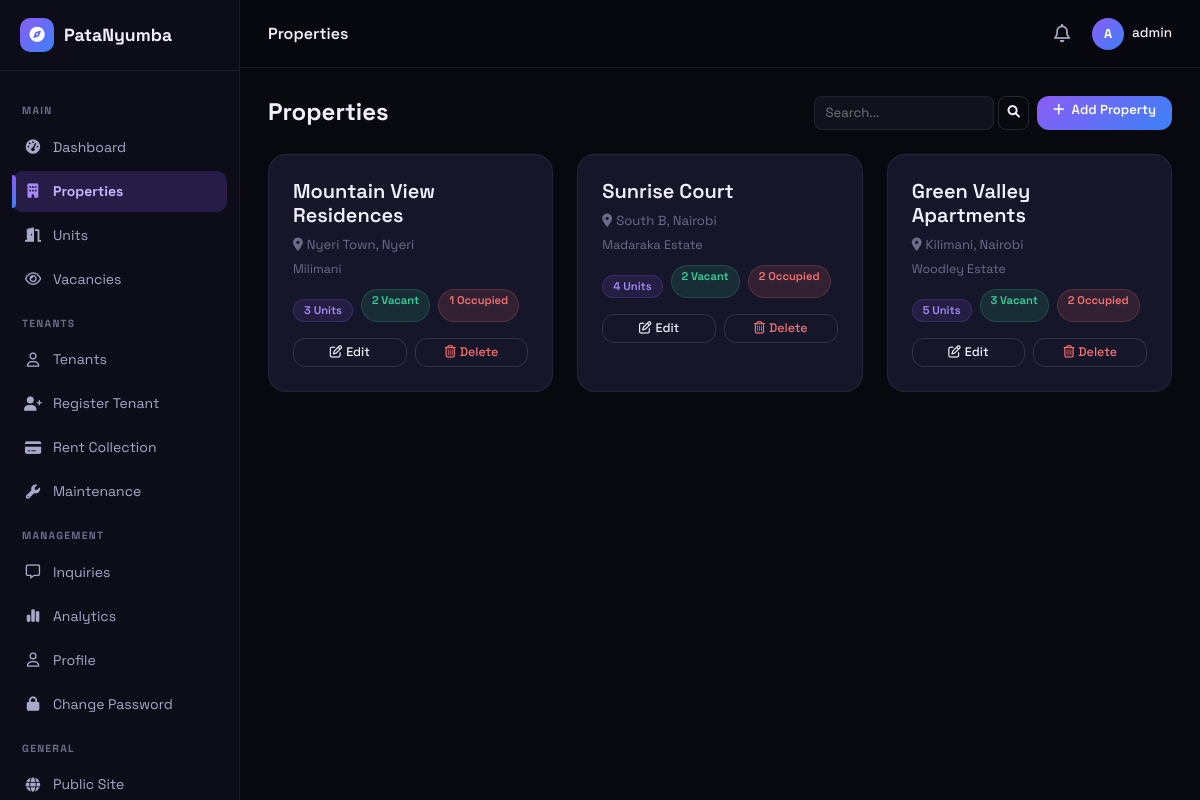
The app's page /properties/ (signed in), older data.
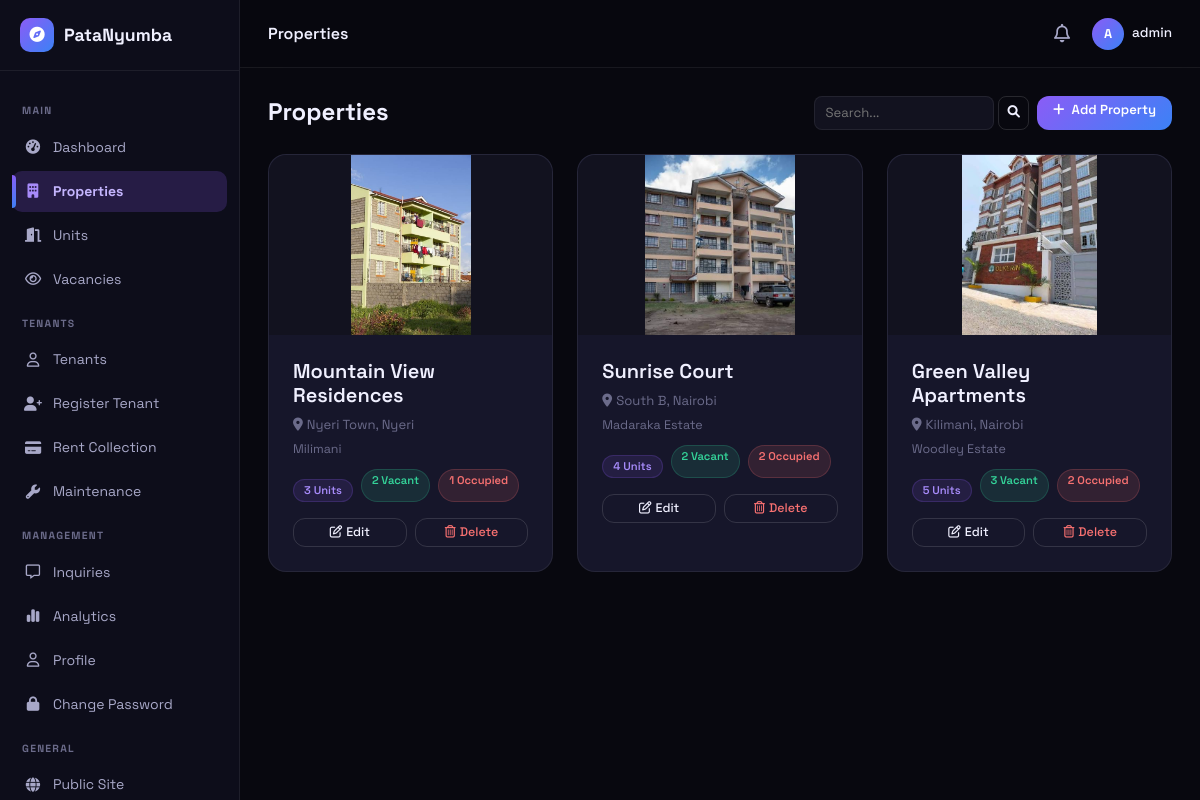
The same page, newer data.
### properties/models.py (models this page shows, shortened)
class Property(models.Model):
    owner = models.ForeignKey(User, on_delete=models.CASCADE, related_name='properties')
    name = models.CharField(max_length=200)
    description = models.TextField()
    county = models.CharField(max_length=100)
    town = models.CharField(max_length=100)
    estate = models.CharField(max_length=200, blank=True)
    address = models.CharField(max_length=255, blank=True)
    latitude = models.DecimalField(max_digits=9, decimal_places=6, null=True, blank=True)
    longitude = models.DecimalField(max_digits=9, decimal_places=6, null=True, blank=True)
    image = models.ImageField(upload_to='properties/', blank=True, null=True)
    created_at = models.DateTimeField(auto_now_add=True)
    updated_at = models.DateTimeField(auto_now=True)
    class Meta:
        verbose_name_plural = 'properties'
        ordering = ['-created_at']
    def total_units(self):
        return self.units.count()
    def vacant_units(self):
        return self.units.filter(status='vacant').count()
    def occupied_units(self):
        return self.units.filter(status='occupied').count()

### properties/views.py (the view)
# urls.py: path('', views.property_list, name='list'),
@login_required
def property_list(request):
    ok, resp = require_landlord_sub(request.user)
    if not ok:
        return resp
    qs = request.user.properties.all()
    q = request.GET.get('q', '').strip()
    if q:
        qs = qs.filter(name__icontains=q) | qs.filter(county__icontains=q) | qs.filter(town__icontains=q)
    page_obj = paginate(request, qs)
    return render(request, 'properties/list.html', {'properties': page_obj, 'q': q, 'active_tab': 'properties'})

### accounts/models.py (called while the page is built)
def require_landlord_sub(user):
    from django.shortcuts import redirect as redir
    if user.profile.role == 'landlord' and not landlord_has_active_sub(user):
        return False, redir('dashboard:overview')
    return True, None

### core/pagination.py (called while the page is built)
def paginate(request, queryset, per_page=15):
    page = request.GET.get('page', 1)
    paginator = Paginator(queryset, per_page)
    try:
        page_obj = paginator.page(page)
    except PageNotAnInteger:
        page_obj = paginator.page(1)
    except EmptyPage:
        page_obj = paginator.page(paginator.num_pages)
    return page_obj

### dashboard/context_processors.py (called while the page is built)
def unread_inquiries(request):
    if request.user.is_authenticated and request.user.profile.role == 'landlord':
        count = Inquiry.objects.filter(unit__property__owner=request.user, is_read=False).count()
        recent = Inquiry.objects.filter(unit__property__owner=request.user, is_read=False).select_related('unit', 'unit__property').order_by('-created_at')[:5]
        return {'unread_count': count, 'recent_inquiries': recent}
    return {'unread_count': 0, 'recent_inquiries': []}

### templates/properties/list.html (shortened to what this page needs)
{% extends 'dashboard/base_dashboard.html' %}
{% block db_title %}Properties{% endblock %}
{% block dashboard_content %}
<div class="d-flex justify-content-between align-items-center mb-4 flex-wrap gap-2">
    <h4 class="fw-bold mb-0">Properties</h4>
    <div class="d-flex gap-2">
        <form method="GET" style="display:flex;gap:4px">
            <input name="q" type="text" placeholder="Search..." value="{{ q }}" style="padding:6px 10px;border-radius:8px;border:1px solid var(--bd);background:var(--bg3);color:var(--tx);font-size:.82rem;width:180px">
            <button class="boc py-1 px-2" style="font-size:.78rem;border-radius:8px"><i class="fa-solid fa-search"></i></button>
        </form>
        <a href="{% url 'properties:create' %}" class="bgrd btn px-3 py-1" style="font-size:.82rem"><i class="fa-solid fa-plus me-1"></i> Add Property</a>
    </div>
</div>
{% if properties %}
<div class="row g-4">
    {% for p in properties %}
    <div class="col-md-6 col-lg-4">
        <div class="gc h-100">
            {% if p.image %}
            <img src="{{ p.image.url }}" alt="{{ p.name }}" style="height:180px;object-fit:contain;background:var(--bg3);border-radius:18px 18px 0 0;width:100%">
            {% endif %}
            <div class="p-4">
            <div class="d-flex justify-content-between align-items-start mb-2">
                <h5 class="fw-semibold mb-0" style="color:var(--tx)">{{ p.name }}</h5>
            </div>
            <p style="font-size:.82rem;color:var(--tx3);margin-bottom:6px"><i class="fa-solid fa-location-dot me-1"></i>{{ p.town }}, {{ p.county }}</p>
            {% if p.estate %}<p style="font-size:.78rem;color:var(--tx3);margin-bottom:10px">{{ p.estate }}</p>{% endif %}
            <div class="d-flex gap-2 mb-3">
                <span class="ftag">{{ p.total_units }} Unit{{ p.total_units|pluralize }}</span>
                <span class="badge-vacant">{{ p.vacant_units }} Vacant</span>
                <span class="badge-occupied">{{ p.occupied_units }} Occupied</span>
            </div>
            <div class="d-flex gap-2">
                <a href="{% url 'properties:update' p.pk %}" class="boc btn py-1 px-3" style="font-size:.78rem;flex:1"><i class="fa-regular fa-pen-to-square me-1"></i>Edit</a>
                    <a href="{% url 'properties:delete' p.pk %}" class="boc btn py-1 px-3" style="font-size:.78rem;flex:1;color:#f87171" onclick="return confirm('Delete this property and all its units?')"><i class="fa-regular fa-trash-can me-1"></i>Delete</a>
                </div>
            </div>
            </div>
        </div>
    {% endfor %}
</div>
{% endif %}
{% endblock %}

### templates/dashboard/base_dashboard.html (shortened to what this page needs)
<!DOCTYPE html>
<html lang="en" id="htmlRoot">
<head>
    <link href="/static/css/bootstrap.min.css" rel="stylesheet">
    <link href="/static/css/all.min.css" rel="stylesheet">
    <link href="/static/css/style.css" rel="stylesheet">
</head>
<body>
    <div class="db-sidebar" id="dbSidebar">
        <div class="db-logo">
            <div class="logo-i"><i class="fa-solid fa-compass"></i></div>
            <span>PataNyumba</span>
        </div>
        <div class="db-nav">
            <div class="db-nav-section">Main</div>
            <a href="{% url 'dashboard:overview' %}" class="db-nl {% if active_tab == 'overview' %}active{% endif %}"><i class="fa-solid fa-gauge-high"></i> Dashboard</a>
            <a href="{% url 'properties:list' %}" class="db-nl {% if active_tab == 'properties' %}active{% endif %}"><i class="fa-solid fa-building"></i> Properties</a>
            <a href="{% url 'units:list' %}" class="db-nl {% if active_tab == 'units' %}active{% endif %}"><i class="fa-solid fa-door-open"></i> Units</a>
            <a href="{% url 'units:vacancies' %}" class="db-nl {% if active_tab == 'vacancies' %}active{% endif %}"><i class="fa-regular fa-eye"></i> Vacancies</a>
            <div class="db-nav-section">Tenants</div>
            <a href="{% url 'tenants:list' %}" class="db-nl {% if active_tab == 'tenants' %}active{% endif %}"><i class="fa-regular fa-user"></i> Tenants</a>
            <a href="{% url 'tenants:register' %}" class="db-nl"><i class="fa-solid fa-user-plus"></i> Register Tenant</a>
            <a href="{% url 'tenants:rent_collection' %}" class="db-nl {% if active_tab == 'rent' %}active{% endif %}"><i class="fa-solid fa-credit-card"></i> Rent Collection</a>
            <a href="{% url 'tenants:maintenance_list' %}" class="db-nl {% if active_tab == 'maintenance' %}active{% endif %}"><i class="fa-solid fa-wrench"></i> Maintenance</a>
            <div class="db-nav-section">Management</div>
            <a href="{% url 'dashboard:inquiries' %}" class="db-nl "><i class="fa-regular fa-message"></i> Inquiries </a>
            <a href="{% url 'dashboard:overview' %}" class="db-nl"><i class="fa-solid fa-chart-simple"></i> Analytics</a>
            <a href="{% url 'accounts:profile' %}" class="db-nl {% if active_tab == 'profile' %}active{% endif %}"><i class="fa-regular fa-user"></i> Profile</a>
            <a href="{% url 'accounts:change_password' %}" class="db-nl"><i class="fa-solid fa-lock"></i> Change Password</a>
            <div class="db-nav-section">General</div>
            <a href="{% url 'website:home' %}" class="db-nl"><i class="fa-solid fa-globe"></i> Public Site</a>
        </div>
    </div>
    <div class="db-top">
        <div style="font-weight:600">{% block db_title %}Dashboard{% endblock %}</div>
        <div class="ms-auto d-flex align-items-center gap-3">
            <div style="position:relative;display:inline-block">
                <button onclick="toggleDrop('notifDrop')" style="background:none;border:none;color:var(--tx2);font-size:1.15rem;cursor:pointer;padding:6px;display:flex;align-items:center;border-radius:50px;transition:background .2s" onmouseenter="this.style.background='var(--bd)'" onmouseleave="this.style.background='transparent'">
                    <i class="fa-regular fa-bell"></i>
                </button>
            </div>
            <div style="position:relative;display:inline-block">
                <button onclick="toggleDrop('userDrop')" style="background:none;border:none;padding:0;cursor:pointer;display:flex;align-items:center;gap:8px">
                    <div class="db-avatar">{{ user.username|first|upper }}</div>
                    <span style="font-size:.85rem;font-weight:500;color:var(--tx);cursor:pointer">{{ user.username }}</span>
                </button>
            </div>
        </div>
    </div>
    <div class="db-main">
        <div class="db-content">
            {% block dashboard_content %}{% endblock %}
        </div>
    </div>
</body>
</html>

### static/css/style.css (style rules this page uses)
:root { --bg: #08080f; --bg2: #0d0d1a; --bg3: #12121f; --sf: #16162a; --bd: rgba(255, 255, 255, 0.07); --bd2: rgba(255, 255, 255, 0.13); --tx: #f0f0ff; --tx2: #a8a8c8; --tx3: #6b6b8a; --pur: #8b5cf6; --blu: #3b82f6; --grad: linear-gradient(135deg, #8b5cf6, #3b82f6); --nav: 68px; --dsb: 240px; }
*, *::before, *::after { box-sizing: border-box; }
html { scroll-behavior: smooth; }
body { font-family: "Space Grotesk", sans-serif; background: var(--bg); color: var(--tx); overflow-x: hidden; transition: background 0.3s, color 0.3s; }
a { text-decoration: none; color: inherit; }
.gc { background: var(--sf); border: 1px solid var(--bd); border-radius: 18px; transition: 0.3s; }
.bgrd { background: var(--grad); border: none; color: #fff; font-family: "Space Grotesk", sans-serif; font-weight: 600; border-radius: 12px; transition: 0.25s; cursor: pointer; }
.boc { background: transparent; border: 1px solid var(--bd2); color: var(--tx); font-family: "Space Grotesk", sans-serif; font-weight: 500; border-radius: 12px; transition: 0.25s; cursor: pointer; }
.logo-i { width: 34px; height: 34px; background: var(--grad); border-radius: 10px; display: flex; align-items: center; justify-content: center; color: #fff; font-size: 0.95rem; flex-shrink: 0; }
.ftag { display: inline-block; margin-top: 10px; padding: 2px 10px; border-radius: 100px; font-size: 0.7rem; font-weight: 600; background: rgba(139, 92, 246, 0.12); color: #a78bfa; border: 1px solid rgba(139, 92, 246, 0.2); }
.db-top { position: fixed; top: 0; left: var(--dsb); right: 0; height: var(--nav); background: rgba(8, 8, 15, 0.85); backdrop-filter: blur(20px); border-bottom: 1px solid var(--bd); z-index: 900; display: flex; align-items: center; padding: 0 28px; gap: 16px; transition: left 0.3s; }
.db-avatar { width: 32px; height: 32px; border-radius: 50%; background: var(--grad); display: flex; align-items: center; justify-content: center; color: #fff; font-size: 0.8rem; font-weight: 700; flex-shrink: 0; }
.db-sidebar { position: fixed; top: 0; left: 0; width: var(--dsb); height: 100vh; background: var(--bg2); border-right: 1px solid var(--bd); z-index: 950; display: flex; flex-direction: column; overflow: hidden; transition: 0.3s; }
.db-logo { padding: 18px 20px; border-bottom: 1px solid var(--bd); display: flex; align-items: center; gap: 10px; font-size: 1.1rem; font-weight: 700; color: var(--tx); }
.db-nav { flex: 1; padding: 16px 12px; overflow-y: auto; }
.db-nav-section { font-size: 0.65rem; font-weight: 700; text-transform: uppercase; letter-spacing: 0.12em; color: var(--tx3); padding: 0 10px; margin: 16px 0 8px; }
.db-nl { display: flex; align-items: center; gap: 11px; padding: 10px 12px; border-radius: 10px; font-size: 0.875rem; color: var(--tx2); margin-bottom: 3px; cursor: pointer; border: none; width: 100%; background: transparent; font-family: "Space Grotesk", sans-serif; text-align: left; transition: 0.2s; position: relative; }
.db-nl i { width: 18px; text-align: center; font-size: 0.9rem; }
.db-nl.active { background: rgba(139, 92, 246, 0.2); color: #c4b5fd; font-weight: 700; }
.db-nl.active i { color: #a78bfa; }
.db-nl.active::before { content: ""; position: absolute; left: 0; top: 10%; bottom: 10%; width: 4px; background: linear-gradient(135deg, #8b5cf6, #3b82f6); border-radius: 0 4px 4px 0; }
.db-main { margin-left: var(--dsb); padding-top: var(--nav); min-height: 100vh; }
.db-content { padding: 28px; }
.badge-vacant { display: inline-block; padding: 2px 10px; border-radius: 100px; font-size: 0.7rem; font-weight: 600; background: rgba(52, 211, 153, 0.12); color: #34d399; border: 1px solid rgba(52, 211, 153, 0.2); }
.badge-occupied { display: inline-block; padding: 2px 10px; border-radius: 100px; font-size: 0.7rem; font-weight: 600; background: rgba(248, 113, 113, 0.12); color: #f87171; border: 1px solid rgba(248, 113, 113, 0.2); }

Row changes from the older to the newer data that the page shows:
changed Property "Mountain View Residences": image: picture added
changed Property "Sunrise Court": image: picture added
changed Property "Green Valley Apartments": image: picture added
